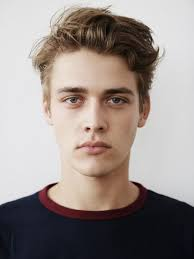
#> input picture Face Detection/img.jpg, 194 x 259 px
$ jupyter execute Face_detection.ipynb   (shell and % lines are left out)
#> lines starting #> are read from the running program, lines starting #| are printed output that depends on the picture; after the words box and inside, x2 and y2 are one past the last pixel; in counts of white or black regions, pixels touching at a corner belong together
[cell 1]
import numpy as np
import cv2
import matplotlib.pyplot as plt

[cell 2]
face_cascade=cv2.CascadeClassifier("haarcascade_frontalface_default.xml")

[cell 3]
image=cv2.imread('img.jpg')
#> image is the input picture: shape (259, 194, 3); mean B, G, R 138.2, 142.5, 152.8

[cell 4]
gray=cv2.cvtColor(image,cv2.COLOR_BGR2GRAY)
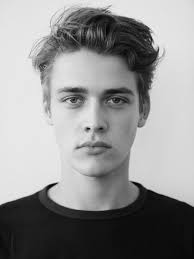
#> gray: shape (259, 194); min 1, max 254, mean 145.1

[cell 5]
faces=face_cascade.detectMultiScale(gray,1.1,4)
#> faces = [[33, 51, 123, 123]]

[cell 6]
for (x,y,w,h) in faces:
    cv2.rectangle(image,(x,y),(x+w,y+h),(255,255,255),2)
#> this loop made 1 pass
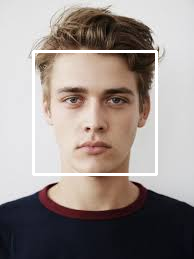
#> image: shape (259, 194, 3); 2.93% of pixels changed, all inside (x1, y1, x2, y2) = (32, 50, 158, 176)
